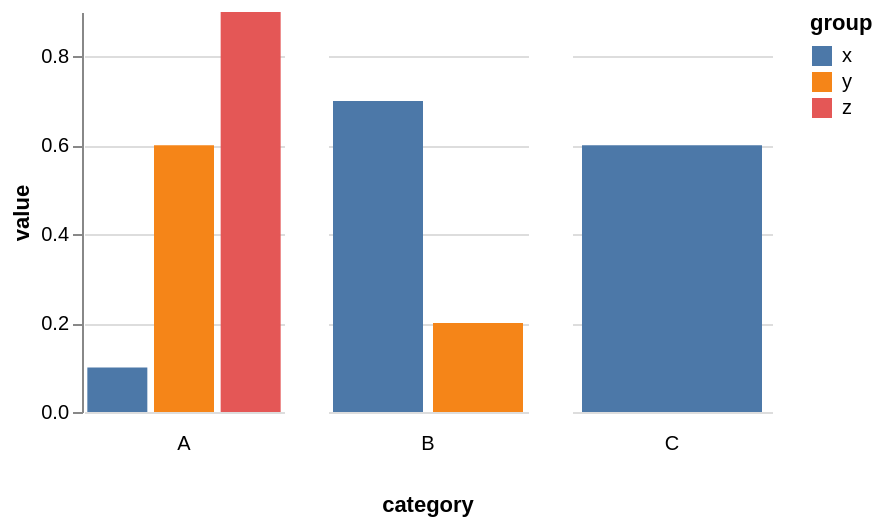

Describe this chart as a Vega-Lite specification.
### Vega specification from a JSON file in a GitHub repository (floating-point values rounded to 4 significant figures)
{"$schema": "https://vega.github.io/schema/vega/v5.json", "background": "white", "padding": 5, "data": [{"name": "source_0", "values": [{"category": "A", "group": "x", "value": 0.1}, {"category": "A", "group": "y", "value": 0.6}, {"category": "A", "group": "z", "value": 0.9}, {"category": "B", "group": "x", "value": 0.7}, {"category": "B", "group": "y", "value": 0.2}, {"category": "C", "group": "x", "value": 0.6}]}, {"name": "data_0", "source": "source_0", "transform": [{"type": "stack", "groupby": ["group", "category"], "field": "value", "sort": {"field": [], "order": []}, "as": ["value_start", "value_end"], "offset": "zero"}, {"type": "filter", "expr": "isValid(datum[\"value\"]) && isFinite(+datum[\"value\"])"}]}, {"name": "column_domain", "source": "data_0", "transform": [{"type": "aggregate", "groupby": ["category"]}]}], "signals": [{"name": "child_width", "value": 100}, {"name": "child_height", "value": 200}], "layout": {"padding": 20, "titleAnchor": {"column": "end"}, "offset": {"columnTitle": 10}, "columns": {"signal": "length(data('column_domain'))"}, "bounds": "full", "align": "none"}, "marks": [{"name": "column-title", "type": "group", "role": "column-title", "title": {"text": "category", "style": "guide-title", "orient": "bottom", "offset": 10}}, {"name": "row_header", "type": "group", "role": "row-header", "encode": {"update": {"height": {"signal": "child_height"}}}, "axes": [{"scale": "y", "orient": "left", "grid": false, "title": "value", "labelOverlap": true, "tickCount": {"signal": "ceil(child_height/40)"}, "zindex": 0}]}, {"name": "column_footer", "type": "group", "role": "column-footer", "from": {"data": "column_domain"}, "sort": {"field": "datum[\"category\"]", "order": "ascending"}, "title": {"text": {"signal": "isValid(parent[\"category\"]) ? parent[\"category\"] : \"\"+parent[\"category\"]"}, "style": "guide-label", "frame": "group", "orient": "bottom", "offset": 10}, "encode": {"update": {"width": {"signal": "child_width"}}}}, {"name": "cell", "type": "group", "style": "cell", "from": {"facet": {"name": "facet", "data": "data_0", "groupby": ["category"]}}, "sort": {"field": ["datum[\"category\"]"], "order": ["ascending"]}, "encode": {"update": {"width": {"signal": "child_width"}, "height": {"signal": "child_height"}}}, "marks": [{"name": "child_marks", "type": "rect", "style": ["bar"], "from": {"data": "facet"}, "encode": {"update": {"fill": {"scale": "color", "field": "group"}, "ariaRoleDescription": {"value": "bar"}, "description": {"signal": "\"group: \" + (isValid(datum[\"group\"]) ? datum[\"group\"] : \"\"+datum[\"group\"]) + \"; value: \" + (format(datum[\"value\"], \"\"))"}, "x": {"scale": "child_x", "field": "group"}, "width": {"scale": "child_x", "band": 1}, "y": {"scale": "y", "field": "value_end"}, "y2": {"scale": "y", "field": "value_start"}}}}], "scales": [{"name": "child_x", "type": "band", "domain": {"data": "facet", "field": "group", "sort": true}, "range": [0, {"signal": "child_width"}], "paddingInner": 0.1, "paddingOuter": 0.05}], "axes": [{"scale": "y", "orient": "left", "gridScale": "child_x", "grid": true, "tickCount": {"signal": "ceil(child_height/40)"}, "domain": false, "labels": false, "aria": false, "maxExtent": 0, "minExtent": 0, "ticks": false, "zindex": 0}]}], "scales": [{"name": "y", "type": "linear", "domain": {"data": "data_0", "fields": ["value_start", "value_end"]}, "range": [{"signal": "child_height"}, 0], "nice": true, "zero": true}, {"name": "color", "type": "ordinal", "domain": {"data": "data_0", "field": "group", "sort": true}, "range": "category"}], "legends": [{"fill": "color", "symbolType": "square", "title": "group"}], "config": {"normalizedNumberFormat": ".2%", "style": {"cell": {"stroke": "transparent"}}}}
